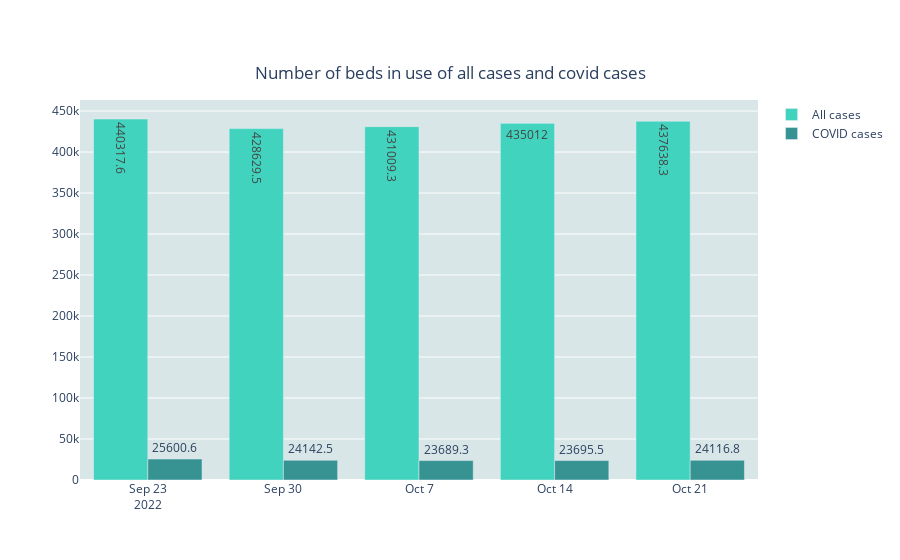

Source (notebook cell):
### Code cell
# IV
with conn.transaction():
    # Extract the number of beds in use    
    cur.execute("SELECT report_date, SUM(total_occupied_0) "
                "AS total_occupied_all, "
                "SUM(inpatient_beds_occupied_covid) "
                "AS total_occupied_covid FROM "
                "(SELECT report_date, inpatient_beds_occupied_covid, "
                "total_adult_hospital_beds_occupied + "
                "total_pediatric_hospital_beds_occupied + "
                "total_icu_beds_occupied + "
                "inpatient_beds_occupied_covid AS total_occupied_0 "
                "FROM facility_reports) AS a "
                "GROUP BY report_date "
                "ORDER BY report_date;")
    data_used = pd.DataFrame(
        cur.fetchall(), columns=["report_date", 
                                 "all_used_beds",
                                 "covid_used_beds"]
        )


# Make the bar plot
fig_4_bar = go.Figure()
fig_4_bar.add_trace(go.Bar(
    x=data_used['report_date'],
    y=data_used['all_used_beds'],
    text=data_used['all_used_beds'],
    textposition='auto',
    name='All cases',
    marker_color='#41D3BD'
))
fig_4_bar.add_trace(go.Bar(
    x=data_used['report_date'],
    y=data_used['covid_used_beds'],
    text=data_used['covid_used_beds'],
    textposition='auto',
    name='COVID cases',
    marker_color='#379392'
))

fig_4_bar.update_layout(
    title={
        ########## Note: need to change the date to input
        "text":"Number of beds in use of all cases and covid cases",
        "y":0.88,
        "x":0.5,
        "xanchor":"center",
        "yanchor":"top"
    },
    plot_bgcolor='#D8E6E7')

fig_4_bar.show()

### Figure 1 — Plotly figure (JSON) as saved in the notebook; plotly's stock layout.template omitted (floating-point values rounded to 4 significant figures)
{"data": [{"marker": {"color": "#41D3BD"}, "name": "All cases", "text": [440300.0, 428600.0, 431000.0, 435012, 437600.0], "textposition": "auto", "type": "bar", "x": ["2022-09-23", "2022-09-30", "2022-10-07", "2022-10-14", "2022-10-21"], "y": [440300.0, 428600.0, 431000.0, 435012, 437600.0]}, {"marker": {"color": "#379392"}, "name": "COVID cases", "text": [25600.0, 24140.0, 23690.0, 23700.0, 24120.0], "textposition": "auto", "type": "bar", "x": ["2022-09-23", "2022-09-30", "2022-10-07", "2022-10-14", "2022-10-21"], "y": [25600.0, 24140.0, 23690.0, 23700.0, 24120.0]}], "layout": {"plot_bgcolor": "#D8E6E7", "title": {"text": "Number of beds in use of all cases and covid cases", "x": 0.5, "xanchor": "center", "y": 0.88, "yanchor": "top"}}}
